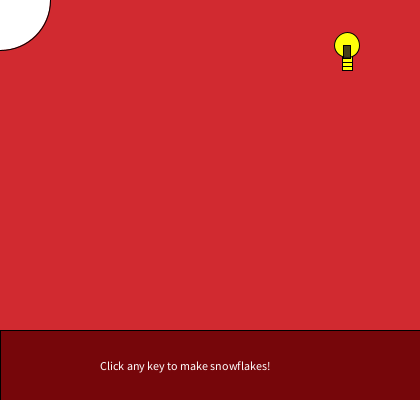
Frame 1 (no input)
Frame 60 (the mouse pressed at the canvas centre just before this capture): identical to frame 1, image omitted
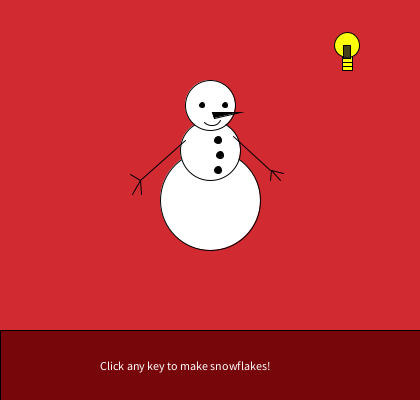
Frame 120 (the mouse held since frame 60 and released just before this capture)

The Processing sketch that drew these frames (run headless with seeded random() and noise(); from frame 60 on, the mouse is pressed at the canvas centre):

// Processing sketch: processing_41197
// ── processing_41197.pde

/* SnowMan version 6-1 variables, 2 buttons active, array of snowflakes, functions.d
 problems with colours
 
 */

//declare numbers for the array
int MAX_SNOWFLAKES = 100000;
int num_snowflakes = 0;

//make an array for snowflakes that include their x, y and diam - size and position

int [] snowflakeX = new int[MAX_SNOWFLAKES];
int [] snowflakeY = new int[MAX_SNOWFLAKES];
int [] snowflakeDiam = new int[MAX_SNOWFLAKES];
color [] snowFlakeColor = new color[MAX_SNOWFLAKES];
color backgroundColor =color(209, 42, 48);
float []snowflakeSpeed=new float [MAX_SNOWFLAKES];
boolean []snowflakeDraw= new boolean [MAX_SNOWFLAKES];

//class for colours of snowflakes?

boolean buttonSnow=false;
boolean buttonLb=false;

float r;
float g;
float b;
float a;

float diam;
float x;
float y;

int buttonX= 20;
int buttonY= 350;
int buttonW= 70;
int buttonH= 35;
int bellyX=200;
int bellyY=300;
int fingerY=270;
int fingerX=260;
int eyeW=5;
int lightX=342;
int lightY=66;



void setup () {
  size(420, 400);
  background(209, 42, 48);
  smooth();
  frameRate(60);
}


void draw() {

  // fingerY=mouseY;

  // Each time new random numbers are creating the snowflakes
  r = random(255);
  g = random(255);
  b = random(255);
  a = random(255);
  diam = random(20);
  x = random(width);
  //y = random(height);
  y = -random(height);
  background(backgroundColor);

  // these random values are creating the colour and size of snowflakes

  if (buttonSnow) { //if snowing button is pressed
    //drawHandsUp(); //draw hands up function

    stroke(0);
    fill(r, g, b, a);

    //ellipse(x, y, diam, diam);

    /*
    //for making a new snowflake
     x = int (random(width));
     y = int (random(height));
     diam = int (random(20));
     
     */
    snowflakeX[num_snowflakes] = int(x);
    snowflakeY[num_snowflakes] = int (y);
    snowflakeDiam[num_snowflakes] = int (diam);
    snowFlakeColor[num_snowflakes] = color(r, g, b, a);
    snowflakeSpeed[num_snowflakes] = random(1, 6); 
    snowflakeDraw[num_snowflakes]=true;  // Pick a random speed
    num_snowflakes++;

    //ellipse(snowflakeX[num_snowflakes], snowflakeY[num_snowflakes], snowflakeDiam[num_snowflakes], snowflakeDiam[num_snowflakes]);
    //background (209, 42, 48);

    for (int i = 0; i < num_snowflakes; i++)
    {
      snowflakeY[i] += snowflakeSpeed[i];
      
      if(snowflakeX[i]> bellyX-40 && snowflakeX[i]<bellyX+40 && snowflakeY[i]> bellyY-120 && snowflakeY[i] < bellyY-20) {
      snowflakeDraw[i]=false;
    } 
   
     // rect(bellyX-40, bellyY-120, 80, 100);
      if (snowflakeDraw[i]) {   //if snowflake draw boolean happen then draw the snow flakes
      stroke(0);
      fill(snowFlakeColor[i]);
      ellipse(snowflakeX[i], snowflakeY[i], snowflakeDiam[i], snowflakeDiam[i]);
      }
     
      // Increment by speed
      //snowflakeY[i] += 3;
    
    }
  } 
  else {
    num_snowflakes=0;
    //background(backgroundColor);
    //drawHandsDown(); //draw hands down
  }

  /*}
   else {
   background (209, 42, 48);
   }
   */
  /*if(buttonColor) {
   stroke(0);
   fill(r, g, b, a);
   ellipse(x, y, diam+10, diam+10);
   } else {
   background(209, 42, 48);
   }
   */

  //in draw, for drawing all snowflakes

  //background (209, 42, 48);


  //ground
  stroke( 0);
  fill(118, 6, 10);
  rect(0, 330, 420, 80);
  fill(255);

  text("Click any key to make snowflakes!", 100, 370);
  
  
  bellyX=mouseX; //this allows the snowman to move based on the mouse x location 
  bellyY=mouseY;// this allows the snowman to move based on the mouse y location 
  drawSnowMan();

  //button that activates the color snowflakes
 // fill (255);
 // rect (buttonX, buttonY, buttonW, buttonH);
 // //fill (0);
  //text("Snowing!", 25, 370);
  //button that activates the colorful snowflakes
  //fill (255, 0, 0, 80);
  // rect (buttonX+300, buttonY, buttonW, buttonH);

  //lightbulb
  fill (254, 255, 10);
  rect( lightX, eyeW*10, eyeW*2, eyeW*4);
  ellipse(lightX+5, eyeW*9, eyeW*5, eyeW*5);
  fill(41, 36, 29, 220);
  rect( lightX+1, eyeW*9, eyeW+2, eyeW*2+3);
  line(lightX, lightY-4, lightX+10, lightY-4);
  line(lightX, lightY, lightX+10, lightY);


  //rectangle to cover light bulb 
  //stroke(0);
 // noFill();
  //rect( lightX-12, lightY-36, lightY/2, lightY-24);
}

void drawSnowMan() {
  //rectangle to check hit -testing
  
 // rect(bellyX-40, bellyY-120, 80, 100);

 //lower belly
  fill(255);
  ellipseMode(CENTER);
  ellipse(bellyX, bellyY, 100, 100);

  //middle belly
  ellipseMode(CENTER);
  ellipse(bellyX, bellyY-50, 60, 60);

  //face 
  ellipseMode(CENTER);
  ellipse(bellyX, bellyY-95, 50, 50);

  //smile
  noFill();
  arc(bellyX+2, bellyY-84, 20, 20, 0.5, PI/1.3);

  //left eye
  ellipseMode(CENTER);
  fill(0);
  ellipse(bellyX-8, bellyY-95, 5, 5);

  //right eye
  ellipseMode(CENTER);
  ellipse(bellyX+15, bellyY-95, 5, 5);

  //nose
  triangle(bellyX+2, bellyY-88, bellyX+4, bellyY-82, bellyX+30, bellyY-88);

  //left hand points down
  line( bellyX-70, bellyY-20, bellyX-25, bellyY-60);

  //left fingers
  line( bellyX-70, bellyY-20, bellyX-80, bellyY-26);
  line( bellyX-70, bellyY-20, bellyX-78, bellyY-6);
  line( bellyX-70, bellyY-20, bellyX-69, bellyY-6);

  //right hand points down
  line( bellyX+23, bellyY-64, bellyX+60, bellyY-30);

  //right fingers
  line (bellyX+61, bellyY-30, bellyX+60, bellyY-20);
  line (bellyX+61, bellyY-30, bellyX+70, bellyY-20);
  line (bellyX+61, bellyY-30, bellyX+73, bellyY-27);

  //right hand up
  //line(226, 240, 260, 200);

  //left hand up
  //line( 180, 245, 130, 200);

  //belly dot high
  fill(0);
  ellipseMode(CENTER);
  ellipse(bellyX+8, bellyY-60, 7, 7);

  //belly dot middle
  fill(0);
  ellipseMode(CENTER);
  ellipse(bellyX+10, bellyY-45, 7, 7);

  //belly dot low
  fill(0);
  ellipseMode(CENTER);
  ellipse(bellyX+8, bellyY-30, 7, 7);

}


void drawHandsUp() {
}

void drawHandsDown() {
}

void mousePressed() {

  //when button is pressed snowflakes appear
  if (mouseX> buttonX && mouseX< buttonX+buttonW && mouseY> buttonY && mouseY< buttonY+buttonH) {
    buttonSnow= !buttonSnow;
  }
  //when lightbulb is pressed, background change color
  if (mouseX>330 && mouseX< 366 && mouseY>30 && mouseY<72) {
    buttonLb=!buttonLb;
    if (buttonLb) {
      backgroundColor=0;
    }
    else {  
      backgroundColor=color(209, 42, 48);
    }
    //background(backgroundColor);
  }
}


void keyPressed() {
  //when a key is pressed the background either returns to nuteral or activates the snowflakes. 
   buttonSnow= !buttonSnow;
}

/*void move() {
  float speed; // Speed of raindrop
  speed = random(1, 5);   // Pick a random speed

  // Increment by speed
  y += speed;
}
*/
